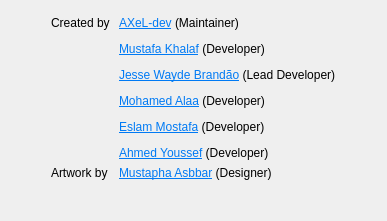
          <widget class="QWidget" name="aWc">
           <property name="autoFillBackground">
            <bool>false</bool>
           </property>
           <property name="styleSheet">
            <string notr="true"/>
           </property>
           <attribute name="title">
            <string>Credits</string>
           </attribute>
           <layout class="QGridLayout" name="gridLayout_4">
            <item row="1" column="0">
             <spacer name="SpacerL">
              <property name="orientation">
               <enum>Qt::Horizontal</enum>
              </property>
              <property name="sizeHint" stdset="0">
               <size>
                <width>40</width>
                <height>20</height>
               </size>
              </property>
             </spacer>
            </item>
            <item row="2" column="1">
             <widget class="QLabel" name="ArtworkBy">
              <property name="text">
               <string>Artwork by </string>
              </property>
             </widget>
            </item>
            <item row="1" column="3">
             <spacer name="SpacerR">
              <property name="orientation">
               <enum>Qt::Horizontal</enum>
              </property>
              <property name="sizeHint" stdset="0">
               <size>
                <width>40</width>
                <height>20</height>
               </size>
              </property>
             </spacer>
            </item>
            <item row="2" column="2">
             <widget class="QLabel" name="ArtworkCredits">
              <property name="text">
               <string>&lt;html&gt;&lt;head/&gt;&lt;body&gt;&lt;p&gt;&lt;a href=&quot;mailto:?to=abobakrsalafi@gmail.com&quot;&gt;&lt;span style=&quot; text-decoration: underline; color:#007af4;&quot;&gt;Mustapha Asbbar&lt;/span&gt;&lt;/a&gt; (Designer)&lt;/p&gt;&lt;/body&gt;&lt;/html&gt;</string>
              </property>
             </widget>
            </item>
            <item row="1" column="1">
             <widget class="QLabel" name="CreatedBy">
              <property name="text">
               <string>Created by </string>
              </property>
              <property name="alignment">
               <set>Qt::AlignRight|Qt::AlignTop|Qt::AlignTrailing</set>
              </property>
             </widget>
            </item>
            <item row="1" column="2">
             <widget class="QLabel" name="CreateCredits">
              <property name="text">
               <string>&lt;html&gt;&lt;head/&gt;&lt;body&gt;&lt;p&gt;&lt;a href=&quot;mailto:?to=contact.axel.dev@gmail.com&quot;&gt;&lt;span style=&quot; text-decoration: underline; color:#007af4;&quot;&gt;AXeL-dev&lt;/span&gt;&lt;/a&gt; (Maintainer)&lt;/p&gt;&lt;p&gt;&lt;a href=&quot;mailto:?to=mustafakhalaf079@gmail.com&quot;&gt;&lt;span style=&quot; text-decoration: underline; color:#007af4;&quot;&gt;Mustafa Khalaf&lt;/span&gt;&lt;/a&gt; (Developer)&lt;/p&gt;&lt;p&gt;&lt;a href=&quot;mailto:?to=www.jwb@gmail.com&quot;&gt;&lt;span style=&quot; text-decoration: underline; color:#007af4;&quot;&gt;Jesse Wayde Brandão&lt;/span&gt;&lt;/a&gt; (Lead Developer)&lt;/p&gt;&lt;p&gt;&lt;a href=&quot;mailto:?to=m.alaa8@gmail.com&quot;&gt;&lt;span style=&quot; text-decoration: underline; color:#007af4;&quot;&gt;Mohamed Alaa&lt;/span&gt;&lt;/a&gt; (Developer)&lt;/p&gt;&lt;p&gt;&lt;a href=&quot;mailto:?to=CsEslam@gmail.com&quot;&gt;&lt;span style=&quot; text-decoration: underline; color:#007af4;&quot;&gt;Eslam Mostafa&lt;/span&gt;&lt;/a&gt; (Developer)&lt;/p&gt;&lt;p&gt;&lt;a href=&quot;mailto:?to=xmonader@gmail.com&quot;&gt;&lt;span style=&quot; text-decoration: underline; color:#007af4;&quot;&gt;Ahmed Youssef&lt;/span&gt;&lt;/a&gt; (Developer)&lt;/p&gt;&lt;/body&gt;&lt;/html&gt;</string>
              </property>
              <property name="textFormat">
               <enum>Qt::RichText</enum>
              </property>
              <property name="alignment">
               <set>Qt::AlignLeading|Qt::AlignLeft|Qt::AlignTop</set>
              </property>
             </widget>
            </item>
            <item row="0" column="2">
             <spacer name="SpacerT">
              <property name="orientation">
               <enum>Qt::Vertical</enum>
              </property>
              <property name="sizeType">
               <enum>QSizePolicy::Fixed</enum>
              </property>
              <property name="sizeHint" stdset="0">
               <size>
                <width>0</width>
                <height>5</height>
               </size>
              </property>
             </spacer>
            </item>
            <item row="3" column="2">
             <spacer name="SpacerB">
              <property name="orientation">
               <enum>Qt::Vertical</enum>
              </property>
              <property name="sizeType">
               <enum>QSizePolicy::Fixed</enum>
              </property>
              <property name="sizeHint" stdset="0">
               <size>
                <width>0</width>
                <height>30</height>
               </size>
              </property>
             </spacer>
            </item>
           </layout>
          </widget>
